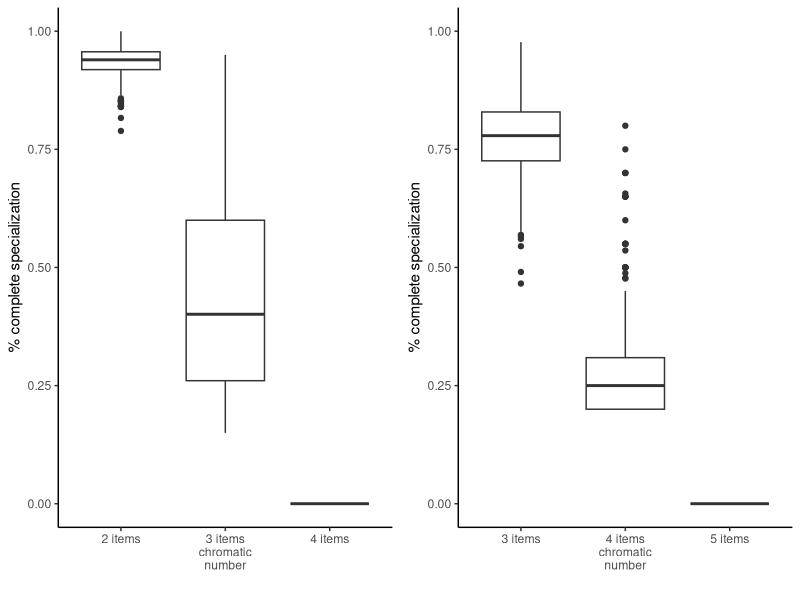
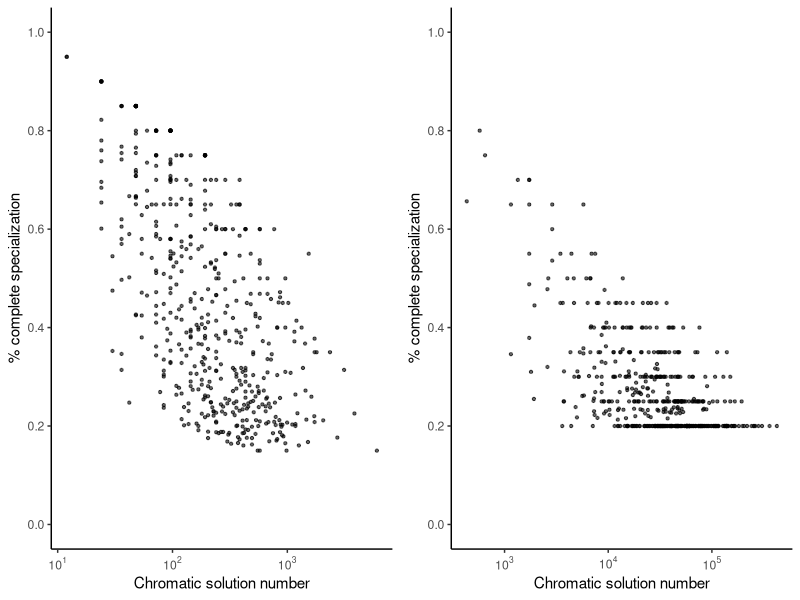
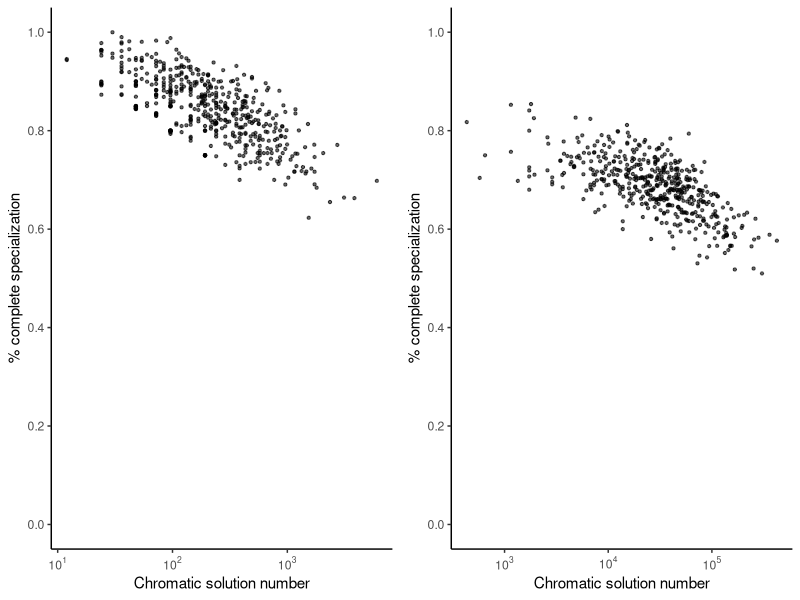

Source code (R) for these figures, in order:
library(ggplot2)
library(scales)
library(lme4)
library(gridExtra)

d.pa212 <- read.csv("../../data/data_pref_attach_2_without_storage_item2.csv")
d.pa212$num_item <- 2
d.pa213 <- read.csv("../../data/data_pref_attach_2_without_storage_item3.csv")
d.pa213$num_item <- 3
d.pa214 <- read.csv("../../data/data_pref_attach_2_without_storage_item4.csv")
d.pa214$num_item <- 4

d.pa313 <- read.csv("../../data/data_pref_attach_3_without_storage_item3.csv")
d.pa313$num_item <- 3
d.pa314 <- read.csv("../../data/data_pref_attach_3_without_storage_item4.csv")
d.pa314$num_item <- 4
d.pa315 <- read.csv("../../data/data_pref_attach_3_without_storage_item5.csv")
d.pa315$num_item <- 5

d.pa223 <- read.csv("../../data/data_pref_attach_2_with_storage_item3.csv")
d.pa223$num_item <- 3
d.pa324 <- read.csv("../../data/data_pref_attach_3_with_storage_item4.csv")
d.pa324$num_item <- 4

# Item number
dd2 <- rbind(d.pa212, d.pa213, d.pa214)
dd2$num_item2 <- factor(dd2$num_item, level=c(2, 3, 4), labels=c("2 items", "3 items\nchromatic\nnumber", "4 items"))
g1 <- ggplot(dd2, aes(x=num_item2, y=1 - ave_rate)) +
  geom_boxplot() +
  scale_y_continuous(limits=c(0.0, 1.0)) +
  labs(x="", y="% complete specialization") +
  theme_classic()

dd3 <- rbind(d.pa313, d.pa314, d.pa315)
dd3$num_item2 <- factor(dd3$num_item, level=c(3, 4, 5), labels=c("3 items", "4 items\nchromatic\nnumber", "5 items"))
g2 <- ggplot(dd3, aes(x=num_item2, y=1 - ave_rate)) +
  geom_boxplot() +
  scale_y_continuous(limits=c(0.0, 1.0)) +
  labs(x="", y="% complete specialization") +
  theme_classic()

grid.arrange(g1, g2, ncol=2)

# Solution number without storage; with chromatic number 
g1 <- ggplot(d.pa213, aes(x=X.solutions, y=1-ave_rate)) +
  geom_point(size=0.8, alpha=0.6) +
  scale_x_log10(breaks = c(10, 100, 1000),
                labels = trans_format("log10", math_format(10^.x))) +
  scale_y_continuous(breaks=seq(0, 1.0, 0.2), limits = c(0.0, 1.0)) +
  labs(x="Chromatic solution number", y="% complete specialization") +
  theme_classic()

cor.test(log10(d.pa213$X.solutions), 1-d.pa213$ave_rate)

g2 <- ggplot(d.pa314, aes(x=X.solutions, y=1.0 - ave_rate)) +
  geom_point(size=0.8, alpha=0.6) +
  scale_x_log10(breaks = c(1000, 10000, 100000, 1000000),
                labels = trans_format("log10", math_format(10^.x))) +
  scale_y_continuous(breaks=seq(0, 1.0, 0.2), limits = c(0.0, 1.0)) +
  labs(x="Chromatic solution number", y="% complete specialization") +
  theme_classic()

cor.test(log10(d.pa314$X.solutions), 1-d.pa314$ave_rate)

grid.arrange(g1, g2, ncol=2)

# Solution number with storage; with chromatic number
g1 <- ggplot(d.pa223, aes(x=X.solutions, y=1.0 - ave_rate)) +
  geom_point(size=0.8, alpha=0.6) +
  scale_x_log10(breaks = c(10, 100, 1000),
                labels = trans_format("log10", math_format(10^.x))) +
  scale_y_continuous(breaks=seq(0, 1.0, 0.2), limits = c(0.0, 1.0)) +
  labs(x="Chromatic solution number", y="% complete specialization") +
  theme_classic()

cor.test(log10(d.pa223$X.solutions), 1 - d.pa223$ave_rate)

g2 <- ggplot(d.pa324, aes(x=X.solutions, y=1.0 - ave_rate)) +
  geom_point(size=0.8, alpha=0.6) +
  scale_x_log10(breaks = c(1000, 10000, 100000, 1000000),
                labels = trans_format("log10", math_format(10^.x))) +
  scale_y_continuous(breaks=seq(0, 1.0, 0.2), limits = c(0.0, 1.0)) +
  labs(x="Chromatic solution number", y="% complete specialization") +
  theme_classic()

cor.test(log10(d.pa324$X.solutions), 1 - d.pa324$ave_rate)

grid.arrange(g1, g2, ncol=2)

#Linear regression
d.pa20 <- read.csv("../../data/data_pref_attach_2_base.csv")

d21 <- merge(d.pa213, d.pa20, by="gameId")
fit2.1 <- lm((1.0-ave_rate)  ~ scale(log10(X.solutions.x)) + scale(clustering) + scale(shortest_path), data=d21)
summary(fit2.1)

d22 <- merge(d.pa223, d.pa20, by="gameId")
fit2.2 <- lm((1.0-ave_rate)  ~ scale(log10(X.solutions.x)) + scale(clustering) + scale(shortest_path), data=d22)
summary(fit2.2)

d.pa30 <- read.csv("../../data/data_pref_attach_3_base.csv") 

d31 <- merge(d.pa314, d.pa30, by="gameId")
fit3.1 <- lm((1.0-ave_rate)  ~ scale(log10(X.solutions.x)) + scale(clustering) + scale(shortest_path), data=d31)
summary(fit3.1)

d32 <- merge(d.pa324, d.pa30, by="gameId")
fit3.2 <- lm((1.0-ave_rate) ~ scale(log10(X.solutions.x)) + scale(clustering) + scale(shortest_path), data=d32)
summary(fit3.2)


